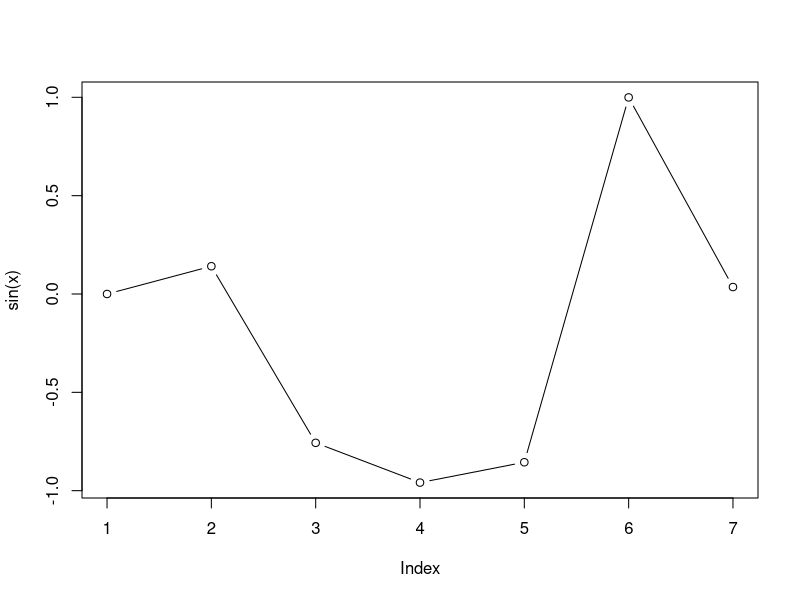

Here is the R script that generated this plot:
print('bar bar')
# bar

x<- c(0, 3, 4, 5, 67, 77, 88)
# plot(sin(x))

plot(sin(x),type = "b")
# koko do you see this?

# I think we need to change b to c.
# b
#d
#Im going to merge to the original 
